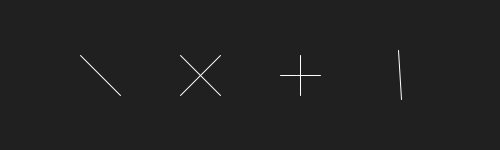
Frame 1 (no input)
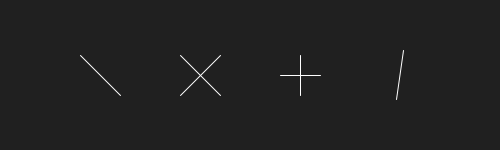
Frame 60 (the mouse pressed at the canvas centre just before this capture)
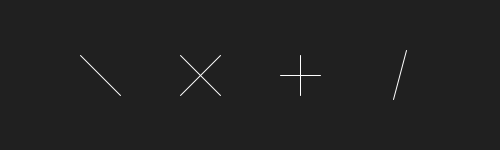
Frame 120 (the mouse held since frame 60 and released just before this capture)

The Processing sketch that drew these frames (run headless with seeded random() and noise(); from frame 60 on, the mouse is pressed at the canvas centre):

// Processing sketch: build
// ── build.pde
/* 

Formas básicas en Processing / line()

José Vicente Araújo
http://dunadigital.com 
svcnt@dunadigital.com
junio 2015
Processing 2.2.1

*/

void setup() {
	size(500, 150); //tamaño de la ventana. (ancho, alto)
	

}

void draw() {
	background(#202020);
	//Línea 1
	stroke(255);
	line(width*0.2-20, height*0.5-20, width*0.2+20, height*0.5+20);
	//Línea 2
	line(width*0.4-20, height*0.5-20, width*0.4+20, height*0.5+20);
	line(width*0.4+20, height*0.5-20, width*0.4-20, height*0.5+20);
	//Línea 3
	line(width*0.6-20, height*0.5, width*0.6+20, height*0.5);
	line(width*0.6, height*0.5-20, width*0.6, height*0.5+20);
	//Línea 4
	line(
		width*0.8+25*sin(frameCount*0.05), 
		height*0.5+25*cos(frameCount*0.05), 
		width*0.8-25*sin(frameCount*0.05), 
		height*0.5-25*cos(frameCount*0.05)
		);
}
